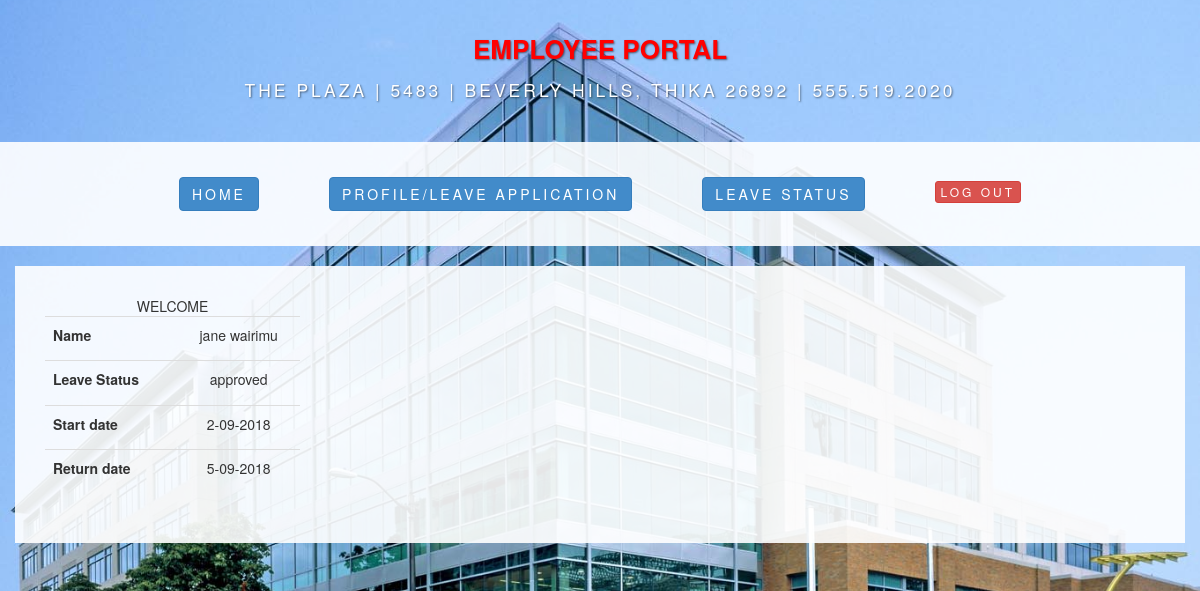
The app's page /employee/status.php (signed in) with its own data.
### tables this page shows
CREATE TABLE `employee` (
  `apply` varchar(11) NOT NULL,
  `id` int(11) NOT NULL,
  `fname` varchar(60) NOT NULL,
  `lname` varchar(60) NOT NULL,
  `id_no` int(11) NOT NULL,
  `account_no` int(11) NOT NULL,
  `photo` varchar(60) NOT NULL,
  `resident` varchar(60) NOT NULL,
  `tel_no` int(11) NOT NULL,
  `username` varchar(60) NOT NULL,
  `password` varchar(11) NOT NULL,
  `userlevel` int(60) NOT NULL DEFAULT '0',
  `reg_date` timestamp NOT NULL DEFAULT CURRENT_TIMESTAMP ON UPDATE CURRENT_TIMESTAMP,
  `gender` tinyint(11) NOT NULL,
  `task` int(11) NOT NULL,
  `reason` varchar(60) NOT NULL,
  `dfrom` varchar(60) NOT NULL,
  `back` text NOT NULL
);

### includes/functions.php (called while the page is built, shortened)
<?php
if  (!function_exists("GetSQLValueString")) {
function GetSQLValueString($theValue, $theType, $theDefinedValue = "", $theNotDefinedValue = "")
{
  $theValue = function_exists("mysql_real_escape_string") ? mysql_real_escape_string($theValue) : mysql_escape_string($theValue);
  switch ($theType) {
    case "text":
      $theValue = ($theValue != "") ? "'" . $theValue . "'" : "NULL";
      break;
  }
  return $theValue;
}
}
?>

### employee/status.php (the view, shortened to what this page needs)
<?php require_once('../Connections/conn.php'); ?>
<?php require_once('../includes/functions.php'); ?>
<?php
$colname_staff = "-1";
if (isset($_SESSION['MM_Username'])) {
  $colname_staff = $_SESSION['MM_Username'];
}
$query_staff = sprintf("SELECT * FROM employee WHERE username = %s", GetSQLValueString($colname_staff, "text"));
$staff = mysql_query($query_staff, $conn) or die(mysql_error());
$row_staff = mysql_fetch_assoc($staff);
?>
<!DOCTYPE html>
<html lang="en">
<head>
    <link href="../css/bootstrap.css" rel="stylesheet">
    <link href="../css/business-casual.css" rel="stylesheet">
    <link href="../css/mycss.css" rel="stylesheet" type="text/css">
    <link href="../SpryAssets/SpryAccordion.css" rel="stylesheet" type="text/css">
</head>
<body>
    <div class="brand" id="companyname">EMPLOYEE PORTAL</div>
    <div class="address-bar">The Plaza | 5483 | Beverly Hills, Thika 26892 | 555.519.2020</div>
    	<?php require_once("../includes/emp_head.php");?>
	<div class="container">
    <div class="row">
            <div class="box">
            	  <div class="col-lg-3 text-center">
                  <table width="251" height="177" border="0" align="left" class="table table-responsive table-hover">
                  <caption>WELCOME</caption>
                    <tr>
                      <th scope="row">Name</th>
                      <td><?php echo $row_staff['fname']; ?>	<?php echo $row_staff['lname']; ?></td>
                    </tr>
					<tr>
                      <th scope="row">Leave Status</th>
                      <td><?php echo $row_staff['apply']; ?></td>
                    </tr>
					<tr>
                      <th scope="row">Start date</th>
                      <td><?php echo $row_staff['dfrom']; ?></td>
                    </tr>
					<tr>
                      <th scope="row">Return date</th>
                      <td><?php echo $row_staff['back']; ?></td>
                    </tr>
                  </table>
                  </div>

### css/business-casual.css (style rules this page uses)
body { background:url(../img/one.jpg) no-repeat center center fixed; -webkit-background-size: cover; -moz-background-size: cover; -o-background-size: cover; background-size: cover; }
.brand, .address-bar { display: none; }
.box { background: #fff; background: rgba(255,255,255,0.9); margin-bottom: 20px; padding: 30px 15px; }
@media screen and (min-width: 768px) { .brand { display: inherit; font-weight: 700; font-size: 5em; line-height: normal; text-align: center; margin: 0; padding: 30px 0 10px; color: #fff; text-shadow: 1px 1px 2px rgba(0, 0, 0, 0.5); } }
@media screen and (min-width: 768px) { .address-bar { display: inherit; text-align: center; margin: 0; padding: 0 0 40px; font-size: 1.25em; text-transform: uppercase; letter-spacing: 3px; font-weight: 400; color: #fff; text-shadow: 1px 1px 2px rgba(0, 0, 0, 0.5); } }
@media screen and (min-width: 1200px) { .box:after { content: ''; display: table; clear: both; color:#F00; } }

### css/mycss.css (style rules this page uses)
#companyname { color:#F00; font-size:26px; }

### records on screen
employee: fname "jane", lname "wairimu", apply "approved", dfrom "2-09-2018", back "5-09-2018"
